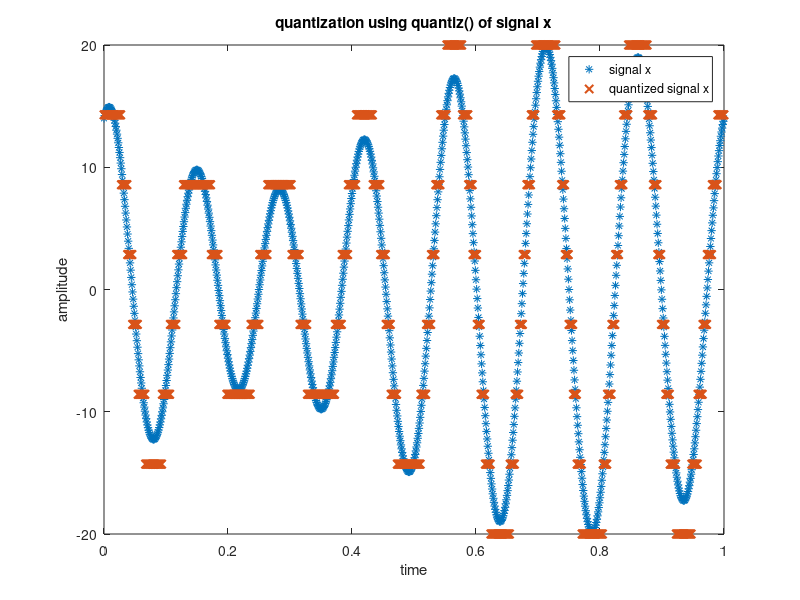

Recreate this plot in MATLAB.
% Shadril Hassan Shifat
% ID: 20-42451-1

% Data Communication Lab Task - 2
% Title: Study of signal frequency, spectrum, bandwidth, and quantization using MATLAB
% Performance Task for Lab Report
% ID = AB-CDEFG-H

clc;
clear all;
close all;

A=2;
B=0;
C=4;
D=2;
E=4;
F=5;
G=1;
H=1;

a1= A+C+1;
a2= A+D+2;
a3= A+E+1;
f1= A+E+1;
f2= A+D+2;
f3= A+C+1;

fs = 1000; %sampling frequency
t = 0:1/fs:1; % time array

x1= a1*cos(2*pi*f1*t);
x2= a2*sin(2*pi*f2*t);
x3 = a3*cos(2*pi*f3*t);
signal_x= x1+x2+x3;

% Question (b)
p= linspace(-15,15,7);
c= linspace(-20,20,8);
[i,q]= quantiz(signal_x,p,c);

plot(t,signal_x,'*',t,q,'x','linewidth',1.5);
xlabel('time');
ylabel('amplitude');
title('quantization using quantiz() of signal x');
legend('signal x','quantized signal x');